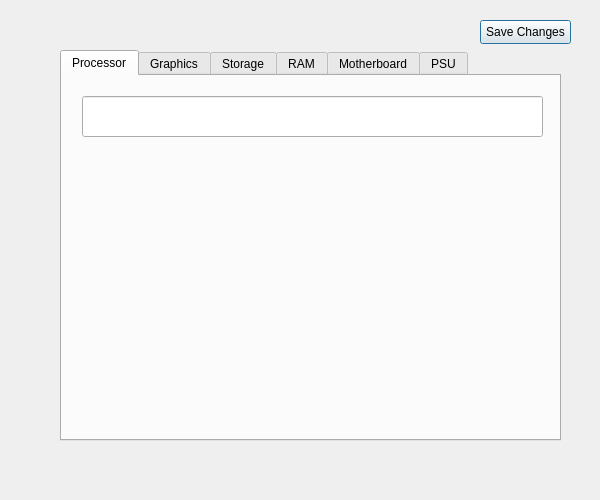
<?xml version="1.0" encoding="UTF-8"?>
<ui version="4.0">
 <class>loadbuildlistClass</class>
 <widget class="QDialog" name="loadbuildlistClass">
  <property name="geometry">
   <rect>
    <x>0</x>
    <y>0</y>
    <width>600</width>
    <height>500</height>
   </rect>
  </property>
  <property name="windowTitle">
   <string>Custom Component List</string>
  </property>
  <widget class="QTabWidget" name="tabWidget">
   <property name="geometry">
    <rect>
     <x>60</x>
     <y>50</y>
     <width>501</width>
     <height>391</height>
    </rect>
   </property>
   <property name="currentIndex">
    <number>0</number>
   </property>
   <widget class="QWidget" name="tab">
    <attribute name="title">
     <string>Processor</string>
    </attribute>
    <widget class="QLineEdit" name="cpuLabel">
     <property name="geometry">
      <rect>
       <x>20</x>
       <y>20</y>
       <width>461</width>
       <height>41</height>
      </rect>
     </property>
    </widget>
    <widget class="QLabel" name="label">
     <property name="geometry">
      <rect>
       <x>30</x>
       <y>80</y>
       <width>441</width>
       <height>261</height>
      </rect>
     </property>
     <property name="text">
      <string/>
     </property>
    </widget>
   </widget>
   <widget class="QWidget" name="tab_2">
    <attribute name="title">
     <string>Graphics</string>
    </attribute>
    <widget class="QLineEdit" name="gpuLabel">
     <property name="geometry">
      <rect>
       <x>20</x>
       <y>20</y>
       <width>461</width>
       <height>41</height>
      </rect>
     </property>
    </widget>
    <widget class="QLabel" name="label_2">
     <property name="geometry">
      <rect>
       <x>30</x>
       <y>80</y>
       <width>441</width>
       <height>91</height>
      </rect>
     </property>
     <property name="text">
      <string/>
     </property>
    </widget>
   </widget>
   <widget class="QWidget" name="tab_3">
    <attribute name="title">
     <string>Storage</string>
    </attribute>
    <widget class="QLineEdit" name="storageLabel">
     <property name="geometry">
      <rect>
       <x>20</x>
       <y>20</y>
       <width>461</width>
       <height>41</height>
      </rect>
     </property>
    </widget>
    <widget class="QLabel" name="label_3">
     <property name="geometry">
      <rect>
       <x>30</x>
       <y>80</y>
       <width>441</width>
       <height>91</height>
      </rect>
     </property>
     <property name="text">
      <string/>
     </property>
    </widget>
   </widget>
   <widget class="QWidget" name="tab_5">
    <attribute name="title">
     <string>RAM</string>
    </attribute>
    <widget class="QLineEdit" name="ramLabel">
     <property name="geometry">
      <rect>
       <x>20</x>
       <y>20</y>
       <width>461</width>
       <height>41</height>
      </rect>
     </property>
    </widget>
    <widget class="QLabel" name="label_4">
     <property name="geometry">
      <rect>
       <x>30</x>
       <y>80</y>
       <width>441</width>
       <height>91</height>
      </rect>
     </property>
     <property name="text">
      <string/>
     </property>
    </widget>
   </widget>
   <widget class="QWidget" name="tab_4">
    <attribute name="title">
     <string>Motherboard</string>
    </attribute>
    <widget class="QLineEdit" name="moboLabel">
     <property name="geometry">
      <rect>
       <x>20</x>
       <y>20</y>
       <width>461</width>
       <height>41</height>
      </rect>
     </property>
    </widget>
    <widget class="QLabel" name="label_5">
     <property name="geometry">
      <rect>
       <x>30</x>
       <y>80</y>
       <width>441</width>
       <height>91</height>
      </rect>
     </property>
     <property name="text">
      <string/>
     </property>
    </widget>
   </widget>
   <widget class="QWidget" name="tab_6">
    <attribute name="title">
     <string>PSU</string>
    </attribute>
    <widget class="QLineEdit" name="psuLabel">
     <property name="geometry">
      <rect>
       <x>20</x>
       <y>20</y>
       <width>461</width>
       <height>41</height>
      </rect>
     </property>
    </widget>
    <widget class="QLabel" name="label_6">
     <property name="geometry">
      <rect>
       <x>30</x>
       <y>80</y>
       <width>441</width>
       <height>91</height>
      </rect>
     </property>
     <property name="text">
      <string/>
     </property>
    </widget>
   </widget>
  </widget>
  <widget class="QPushButton" name="saveChanges">
   <property name="geometry">
    <rect>
     <x>480</x>
     <y>20</y>
     <width>91</width>
     <height>24</height>
    </rect>
   </property>
   <property name="text">
    <string>Save Changes</string>
   </property>
  </widget>
 </widget>
 <layoutdefault spacing="6" margin="11"/>
 <resources/>
 <connections/>
</ui>
